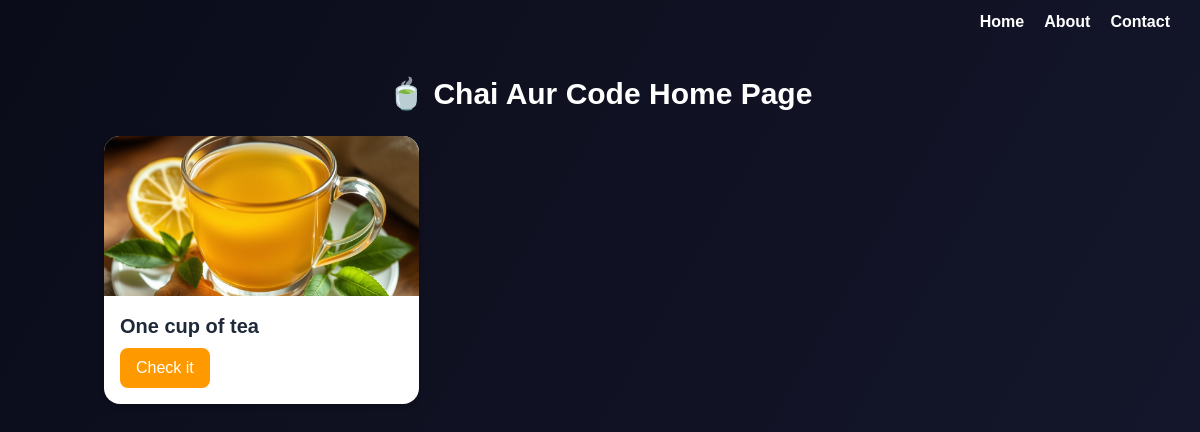
The app's page /chai/, older data.
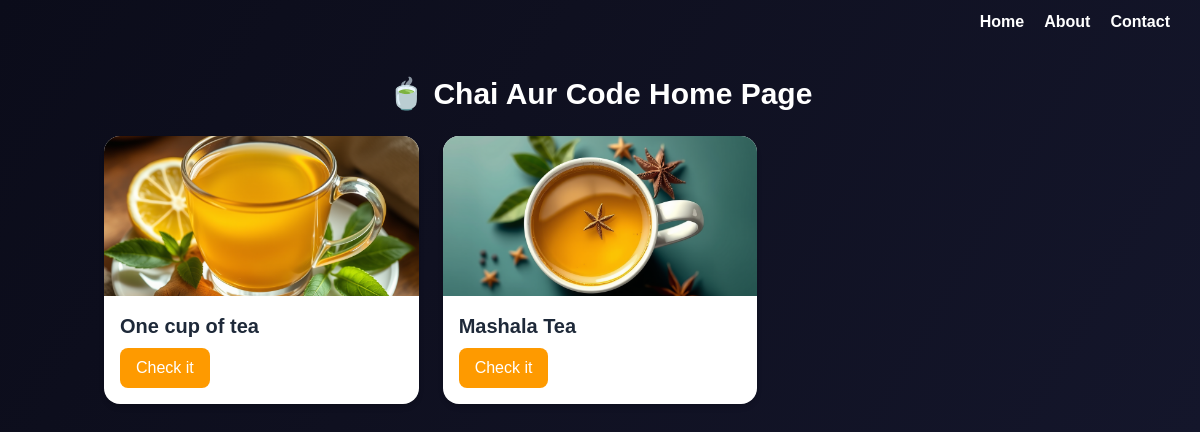
The same page, newer data.
### DjangoApp/models.py (models this page shows, shortened)
class ChaiVarity(models.Model):
    CHAI_TYPE_CHOICE = [
        ("ML", "MASALA"),
        ("GR", "GINGER"),
        ("KL", "KIWI"),
        ("PL", "PLAIN"),
        ("EL", "ELACHI"),
    ]
    name = models.CharField(max_length=100)
    image = models.ImageField(upload_to="chais/")
    date_added = models.DateTimeField(default=timezone.now)
    type = models.CharField(max_length=2, choices=CHAI_TYPE_CHOICE)
    description = models.TextField(default="Delicious Chai")
    price = models.FloatField(default=20.0)

### DjangoApp/views.py (the view)
# urls.py: path('', views.all_chai, name='all_chai'),
def all_chai(request):
    chais = ChaiVarity.objects.all()
    return render(request, "DjangoApp/index.html", {"chais": chais})

### DjangoApp/templates/DjangoApp/index.html (shortened to what this page needs)
{% extends "layout.html" %}
{% block content %}
<div class="container mx-auto px-4 py-8">
  <h1 class="text-3xl font-bold mb-6 text-center">🍵 Chai Aur Code Home Page</h1>
  <div class="grid gap-6 sm:grid-cols-2 lg:grid-cols-3">
    {% for chai in chais %}
    <div class="bg-white shadow-md rounded-2xl overflow-hidden hover:shadow-xl transition duration-300">
      <img src="{{ chai.image.url }}" alt="{{ chai.name }}" class="w-full h-40 object-cover">
      <div class="p-4">
        <h2 class="text-xl font-semibold text-gray-800 mb-2">{{ chai.name }}</h2>
        <a href="{% url 'details' chai.id %}">
          <button class="bg-amber-500 cursor-pointer hover:bg-amber-600 text-white px-4 py-2 rounded-lg transition">
            Check it
          </button>
        </a>
      </div>
    </div>
    {% endfor %}
  </div>
</div>
{% endblock %}

### templates/layout.html (shortened to what this page needs)
{% load static tailwind_tags %}
{% load static %}
<!DOCTYPE html>
<html lang="en">
  <head>
    <link rel="stylesheet" href="{% static "test.css" %}">
    {% tailwind_css %}
  </head>
  <body>
    <header>
      <nav class="main">
        <div>
          <ul class="links bg-transparent ">
            <li> <a href="/">Home </a></li>
            <li> <a href="/about">About </a></li>
            <li> <a href="/contact">Contact </a></li>
          </ul>
        </div>
      </nav>
    </header>
    {% block content %} {% endblock %}
  </body>
</html>

### static/test.css (style rules this page uses)
body { font-family: Arial, sans-serif; background: linear-gradient(120deg, #0b0c1a, #0f1020 40%, #14162b 100%); color: white; }
header { background-color: transparent; color: white; font-weight: bolder; padding: 10px; }
.links { display: flex; gap: 20px; list-style: none; align-items: center; justify-content: center; }
a { list-style: none; text-decoration: none; color: white; }
.main { display: flex; justify-content: space-between; align-items: center; width: 100%; }

Row changes from the older to the newer data that the page shows:
added ChaiVarity: image (picture), name "Mashala Tea"
